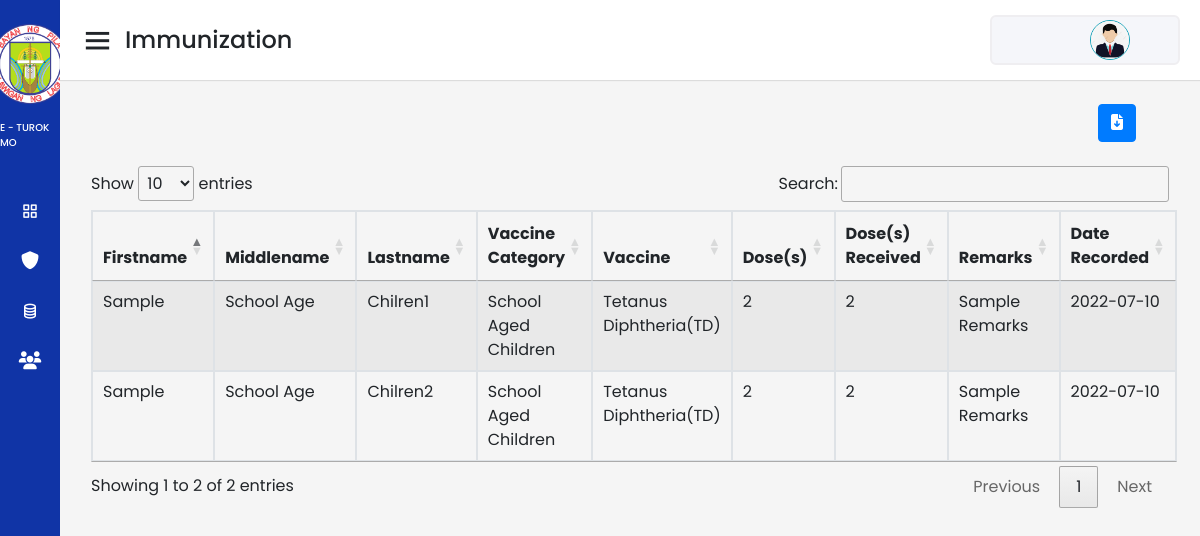
/admin/school_age_immunization.php (signed in), run on the app's committed database.
### tables this page shows
CREATE TABLE `immunization` (
  `immunization_id` int(11) NOT NULL,
  `immunization_category_id` int(11) NOT NULL,
  `vaccine_category_id` int(11) NOT NULL,
  `vaccine_id` int(11) NOT NULL,
  `first_name` varchar(20) NOT NULL,
  `middle_name` varchar(20) NOT NULL,
  `last_name` varchar(20) NOT NULL,
  `age` varchar(20) NOT NULL,
  `dob` date NOT NULL,
  `pob` varchar(50) NOT NULL,
  `address` varchar(50) NOT NULL,
  `contact_no` varchar(15) NOT NULL,
  `m_full_name` varchar(50) NOT NULL,
  `f_full_name` varchar(50) NOT NULL,
  `weight` varchar(15) NOT NULL,
  `height` varchar(15) NOT NULL,
  `sex` varchar(10) NOT NULL,
  `vaccine` varchar(80) NOT NULL,
  `doses` int(11) NOT NULL,
  `doses_received` int(11) NOT NULL,
  `first_dose_schedule` varchar(50) NOT NULL,
  `second_dose_schedule` varchar(50) NOT NULL,
  `third_dose_schedule` varchar(50) NOT NULL,
  `remarks` varchar(30) NOT NULL,
  `date_recorded` date NOT NULL
);

CREATE TABLE `immunization_category` (
  `immunization_category_id` int(11) NOT NULL,
  `immunization_category_name` varchar(30) NOT NULL
);

### utilities.php (called while the page is built, shortened)
<?php
function getActiveUserInfo($user_name){
    require("database/database-config.php");
    $selectActiveUser = $sqlConn->query("SELECT * FROM users INNER JOIN user_category ON users.user_id = user_category.user_id WHERE user_name='$user_name' LIMIT 1;");
    while($activeUserInfo = $selectActiveUser->fetch_assoc()):
        $activeUserId = $activeUserInfo['user_id'];
        $activeUserName = $activeUserInfo['user_name'];
        $activeUserFirstName = $activeUserInfo['first_name'];
        $activeUserMiddleName = $activeUserInfo['middle_name'];
        $activeUserLastName = $activeUserInfo['last_name'];
        $activeUserDOB = $activeUserInfo['dob'];
        $activeUserAge = $activeUserInfo['age'];
        $activeUserGender = $activeUserInfo['gender'];
        $activeUserImg = $activeUserInfo['profile_img'];
        $activeUserCategory = $activeUserInfo['user_type'];
        return array('activeUserId'=>$activeUserId,'activeUserName'=>$activeUserName,'activeUserFirstName'=>$activeUserFirstName,'activeUserMiddleName'=>$activeUserMiddleName,'activeUserLastName'=>$activeUserLastName,'activeUserDOB'=>$activeUserDOB,'activeUserAge'=>$activeUserAge,'activeUserGender'=>$activeUserGender,'activeUserImg'=>$activeUserImg,'activeUserCategory'=>$activeUserCategory);
    endwhile;
}

### admin/school_age_immunization.php (the view, shortened to what this page needs)
<?php
require("../database/database-config.php");
require_once("../utilities.php");
$activeUser = $_SESSION["admin-logged-in-user"];
$array = getActiveUserInfo($activeUser);
$activeUserImg = $array['activeUserImg'];
?>
<!DOCTYPE html>
<html lang="en" dir="ltr">
  <head>
    <link rel="stylesheet" href="../css/bootstrap.min.css">
    <link rel="stylesheet" href="css/style.css?v=<?php echo time(); ?>">
    <link href='https://unpkg.com/boxicons@2.0.7/css/boxicons.min.css' rel='stylesheet'>
    <link rel="stylesheet" href="https://cdn.datatables.net/1.12.1/css/jquery.dataTables.min.css" />
   </head>
<body>
<div class="sidebar d-flex flex-column">
    <div class="logo-details d-flex flex-column py-4 mb-5">
      <img src="../images/pila_logo.png" alt="" height="80" width="80">
      <span class="logo_name mt-3">E - TUROK MO</span>
    </div>
      <ul class="nav-links py-5">
        <li>
          <a href="dashboard.php">
            <i class='bx bx-grid-alt' ></i>
            <span class="links_name">Dashboard</span>
          </a>
        </li>
        <button class="dropdown-btn" >
          <i class="fa fa-shield"></i>
          <span class="links_name">Immunization</span>
        </button>
       <li>
          <a href="database_backup.php">
            <i class='bx bx-coin-stack' ></i>
            <span class="links_name">Database Backup</span>
          </a>
        </li>
        <li>
          <a href="manage_user.php">
            <i class="fas fa-users"></i>
            <span class="links_name">Manage User</span>
          </a>
        </li>
      </ul>
  </div>
  <section class="main-section">
    <nav>
      <div class="sidebar-button">
        <i class='bx bx-menu sidebarBtn'></i>
        <span class="dashboard">Immunization</span>
      </div>
      <div class="profile-details d-flex justify-content-end pr-5">
        <div class="dropdown">
          <?php
          if(empty($activeUserImg)){
            $activeUserImg = "../user_profile_img/default_profile.jpg";
          }
          else{
            $activeUserImg = "../user_profile_img/". $activeUserImg;
          }
          ?>
          <img src="<?php echo $activeUserImg; ?>"  class="dropdown-toggle border border-info rounded-circle border-5" alt="" id="dropdownMenuButton" data-toggle="dropdown" aria-haspopup="true" aria-expanded="false" style="cursor:pointer;" height="50" width="50">
      </div>
      </div>
    </nav>
    <div class="main-content mx-2 px-2">
      <div class="container-fluid">
        <div class="row ">
          <div class="col d-flex align-items-center justify-content-end pr-5">
            <button type="button" class="btn btn-primary" data-toggle="modal" data-target="#exportImmunization" ><i class="fas fa-file-download"></i></button>
          </div>
        </div>
      </div>
      <div class="container-fluid mt-4 ">
      <table id="immunization_list" class="table table-striped table-bordered">
        <thead class="text-center">
            <tr>
                <th>Firstname</th>
                <th>Middlename</th>
                <th>Lastname</th>
                <th>Vaccine Category</th>
                <th>Vaccine</th>
                <th>Dose(s)</th>
                <th>Dose(s) Received</th>
                <th>Remarks</th>
                <th>Date Recorded</th>
            </tr>
        </thead>
        <tbody >
            <?php
            $selectAllImmunization = $sqlConn->query("SELECT * FROM immunization INNER JOIN immunization_category ON immunization.immunization_category_id = immunization_category.immunization_category_id WHERE immunization.immunization_category_id = 2 ORDER BY date_recorded DESC;");
            while($row = mysqli_fetch_array($selectAllImmunization)):?>
            <tr>
                <td><?php echo $row['first_name']; ?></td>
                <td><?php echo $row['middle_name']; ?></td>
                <td><?php echo $row['last_name']; ?></td>
                <td><?php echo $row['immunization_category_name']; ?></td>
                <td><?php echo $row['vaccine']; ?></td>
                <td><?php echo $row['doses']; ?></td>
                <td><?php echo $row['doses_received']; ?></td>
                <td><?php echo $row['remarks']; ?></td>
                <td><?php echo $row['date_recorded']; ?></td>
            </tr>
            <?php endwhile;?>
        </tbody>
        </table>
      </div>
    </div>
  </section>

### admin/css/style.css (style rules this page uses)
* { margin: 0; padding: 0; box-sizing: border-box; font-family: 'Poppins', sans-serif; }
.sidebar { position: fixed; height: 100%; width: 240px; background: #1034a6; transition: all 0.5s ease; }
.sidebar .logo-details { height: 80px; display: flex; align-items: center; }
.sidebar .logo-details .logo_name { color: #fff; font-size: 24px; font-weight: 500; }
.sidebar .nav-links { margin-top: 10px; }
.sidebar .nav-links li { position: relative; list-style: none; height: 50px; }
.sidebar .nav-links li a { height: 100%; width: 100%; display: flex; align-items: center; text-decoration: none; transition: all 0.4s ease; }
.sidebar .nav-links li i { min-width: 60px; text-align: center; font-size: 18px; color: #fff; }
.sidebar .nav-links li a .links_name { color: #fff; font-size: 15px; font-weight: 400; white-space: nowrap; }
.main-section { position: relative; background: #f5f5f5; min-height: 100vh; width: calc(100% - 240px); left: 240px; transition: all 0.5s ease; }
.main-section nav { display: flex; justify-content: space-between; height: 80px; background: #fff; display: flex; align-items: center; position: fixed; width: calc(100% - 240px); left: 240px; z-index: 100; padding: 0 20px; box-shadow: 0 1px 1px rgba(0, 0, 0, 0.1); transition: all 0.5s ease; }
.main-section nav .sidebar-button { display: flex; align-items: center; font-size: 24px; font-weight: 500; }
nav .sidebar-button i { font-size: 35px; margin-right: 10px; }
.main-section nav .profile-details { display: flex; align-items: center; background: #F5F6FA; border: 2px solid #EFEEF1; border-radius: 6px; height: 50px; min-width: 190px; padding: 0 15px 0 2px; }
nav .profile-details img { height: 40px; width: 40px; border-radius: 6px; object-fit: cover; }
.main-section .main-content { position: relative; padding-top: 104px; }
.dropdown-btn { height: 50px; display: flex; align-items: center; text-decoration: none; transition: all 0.4s ease; cursor: pointer; width: 100%; background-color: #1034a6; border: none; outline: none; }
.dropdown-btn i { min-width: 60px; text-align: center; font-size: 18px; color: #fff; }
.dropdown-btn .links_name { color: #fff; font-size: 15px; font-weight: 400; white-space: nowrap; }
@media (max-width: 1240px) { .sidebar .logo-details .logo_name { margin-top: 20px; font-size: 10px; } }
@media (max-width: 1240px) { .sidebar { width: 60px; } }
@media (max-width: 1240px) { .main-section { width: calc(100% - 60px); left: 60px; } }
@media (max-width: 1240px) { .main-section nav { width: calc(100% - 60px); left: 60px; } }

### data on the page
immunization: first_name "Sample", middle_name "School Age", last_name "Chilren1", immunization_category.immunization_category_name "School Aged Children", vaccine "Tetanus Diphtheria(TD)", doses "2", doses_received "2", remarks "Sample Remarks", date_recorded "2022-07-10"
immunization: first_name "Sample", middle_name "School Age", last_name "Chilren2", immunization_category.immunization_category_name "School Aged Children", vaccine "Tetanus Diphtheria(TD)", doses "2", doses_received "2", remarks "Sample Remarks", date_recorded "2022-07-10"
